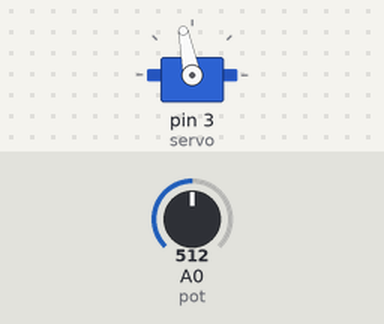
This sketch was run on a simulated Arduino Uno, built with avr-gcc and run on an emulated ATmega328P. Shown: servo. Wiring (inferred from the names in the program): servo: signal pin 3. The test bench sets the inputs (shaded band); at power-on: A0 (pot) = 512. Servo pulses on a pin are drawn as a servo (544–2400 µs = 0–180°).

Above: at 1.2 s.
1.3 s: A0 (pot) set to 716
At 2.3 s:
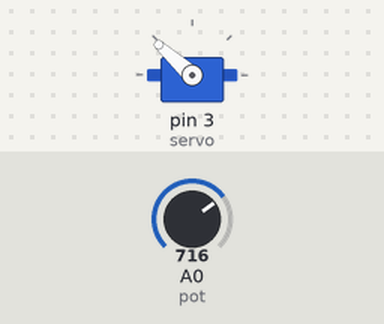
2.8 s: A0 (pot) set to 900
At 3.3 s:
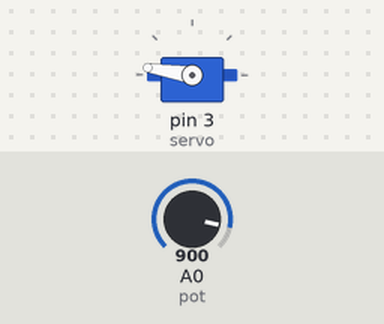
4.3 s: A0 (pot) set to 1023
At 5.5 s:
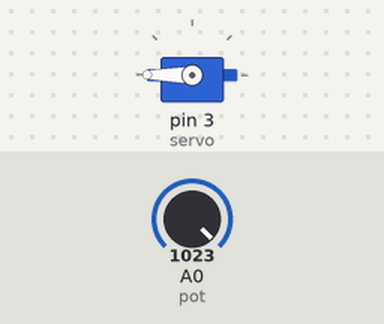
5.8 s: A0 (pot) set to 306
At 6.9 s:
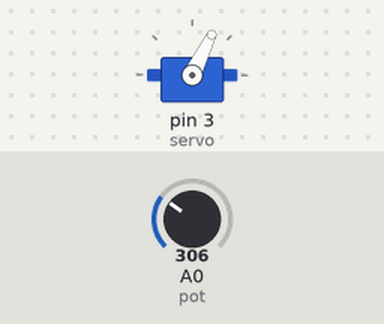
7.3 s: A0 (pot) set to 122
At 8.5 s:
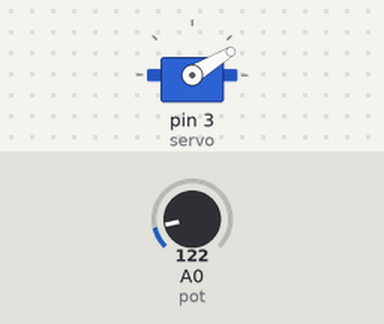
8.8 s: A0 (pot) set to 511
At 10.0 s:
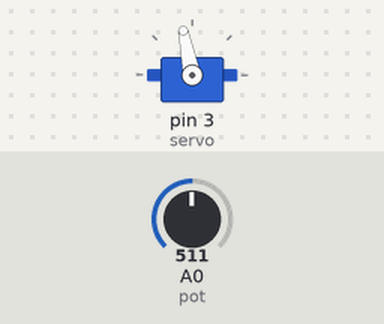
Timing chart, 0 to 11.3 s (numbered marks = the images above; inputs shaded):
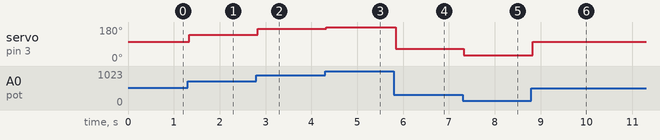

Measured:
- after the input at 1.3 s, servo on pin 3 (servo): 101° → 138° at once
- after the input at 2.8 s, servo on pin 3 (servo): 138° → 171° at once
- after the input at 4.3 s, servo on pin 3 (servo): 171° → 180° at once
- after the input at 5.8 s, servo on pin 3 (servo): 180° → 64° at once
- after the input at 7.3 s, servo on pin 3 (servo): 64° → 31° at once
- after the input at 8.8 s, servo on pin 3 (servo): 31° → 101° at once

The sketch:

servo.ino
```cpp
#define servo 3
#define pot 0
float x;

void setup(){
  pinMode(servo, OUTPUT);
}

void loop(){
  x = 1.8554687 * ((float)analogRead(pot));
  digitalWrite(servo, 0);
  delay(20);
  digitalWrite(servo, 1);
  delayMicroseconds(500 + x);
}
```
